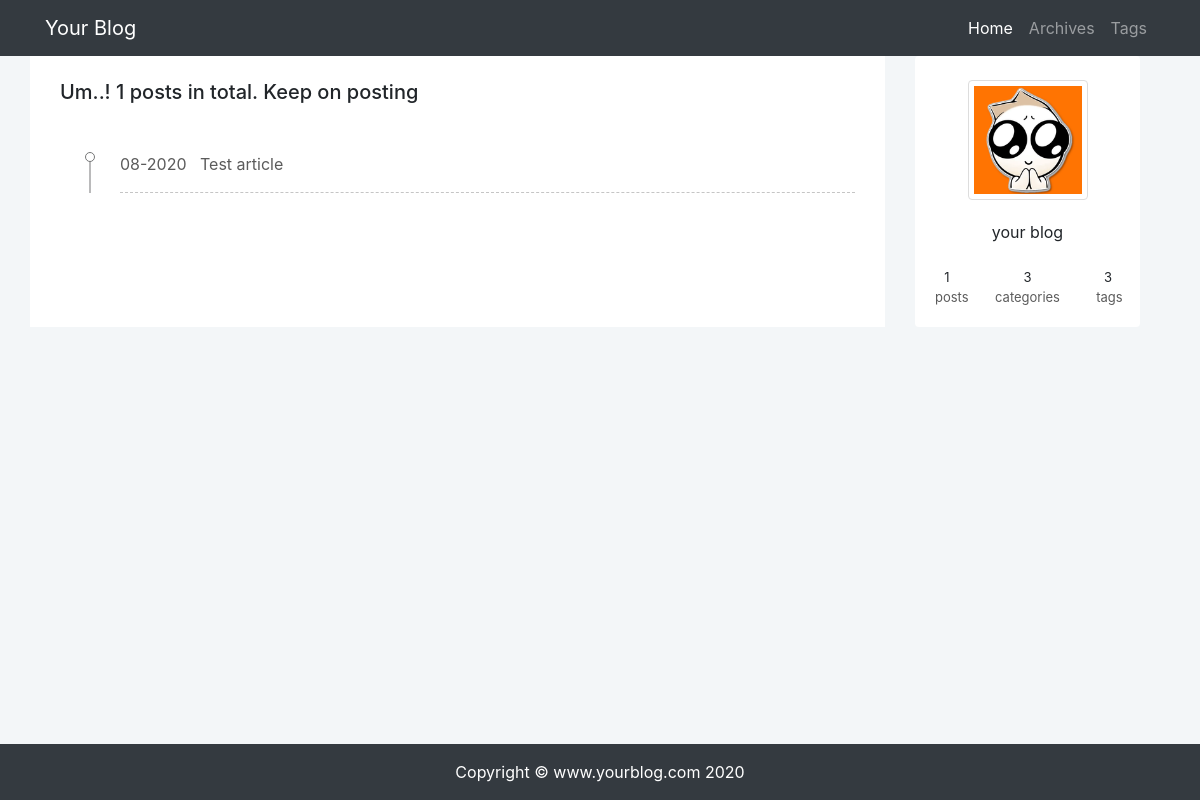
Page /article/article-archives/ on the earlier database version.
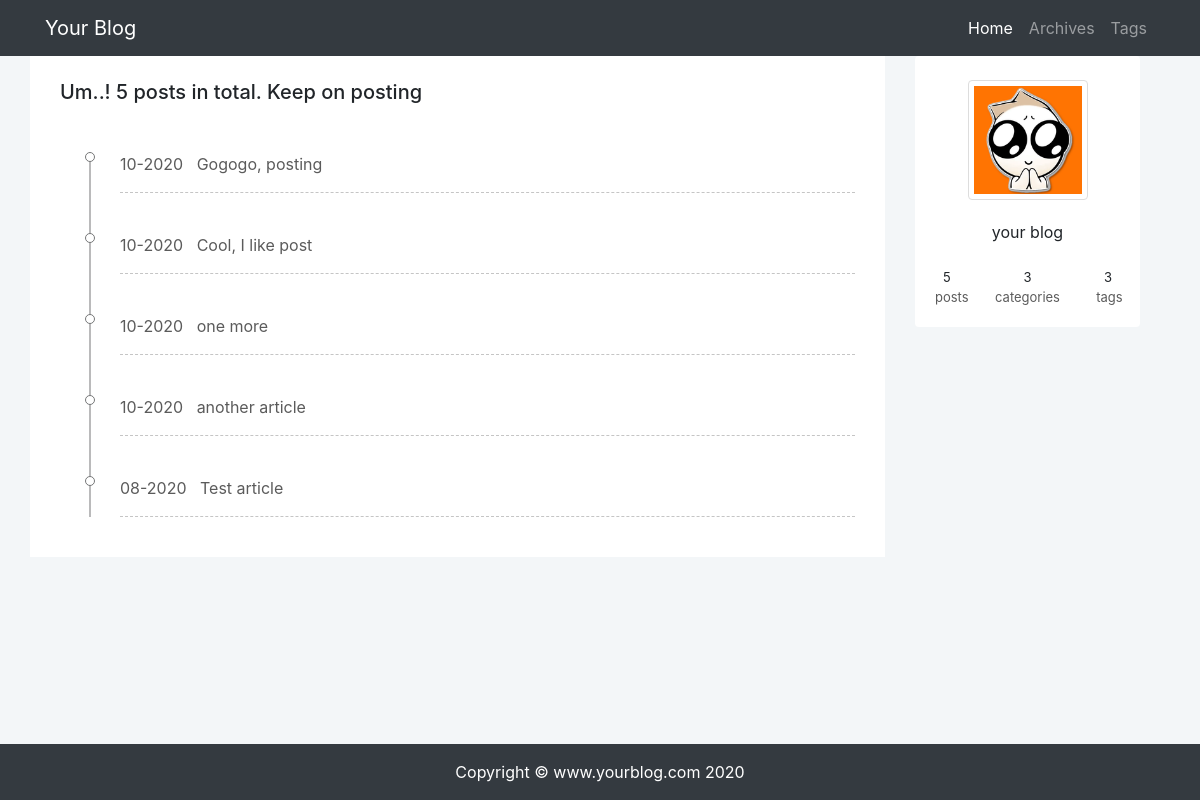
Same page on the later database version.
### article/models.py (models this page shows, shortened)
class ArticlePost(models.Model):
    title = models.CharField(max_length=100)
    body = models.TextField()
    created = models.DateTimeField(default=timezone.now)
    updated = models.DateTimeField(auto_now=True)
    category = models.ForeignKey(
        ArticleCategory,
        null=True,
        blank=True,
        on_delete=models.CASCADE,
        related_name='article'
    )
    tags = TaggableManager(blank=True)
    class Meta:
        ordering = ('-created',)

### article/views.py (the view)
# urls.py: path('article-archives/', views.article_archives, name='article_archives'),
def article_archives(request):
    article_list = ArticlePost.objects.all()
    paginator = Paginator(article_list, 10)
    page = request.GET.get('page')
    articles = paginator.get_page(page)
    context = {'articles': articles, 'total': article_list.count, 'stats': article_stats(),}
    return render(request, 'article/archives.html', context)

### article/views.py (called while the page is built)
def article_stats():
    article_list = ArticlePost.objects.all()
    tags = Tag.objects.all()
    category_list = ArticleCategory.objects.all()
    stats_context = {
        'article_count': len(article_list),
        'tag_count': len(tags),
        'category_count': len(category_list),
    }
    return stats_context

### templates/article/archives.html
{% extends "base.html" %}
{% load staticfiles %}
{% block content %}
<div class="container">
    <div class="row mt-4 ">
        <div class="col-12">
            <h5 class="mb-4">Um..! {{ total }} posts in total. Keep on posting</h5>
            <ul class="post_timeline">
                {% for article in articles %}
                <li>
                    <a style="color: #5b5b5b;"
                        href="{% url 'article:article_detail' article.id %}">{{ article.created|date:'m-Y' }}&nbsp;&nbsp;&nbsp;{{ article.title }}</a>
                    <hr style="border-top:1px dashed #c5c5c5;">
                </li>
                {% endfor %}
            </ul>
        </div>
    </div>
</div>
{% endblock content %}

Differences in the rows shown:
added ArticlePost: created "10-2020", title "Gogogo, posting"
added ArticlePost: created "10-2020", title "Cool, I like post"
added ArticlePost: created "10-2020", title "one more"
added ArticlePost: created "10-2020", title "another article"
Other differences:
{{ total }}: "1" → "5"
{{ stats.article_count }}: "1" → "5"
